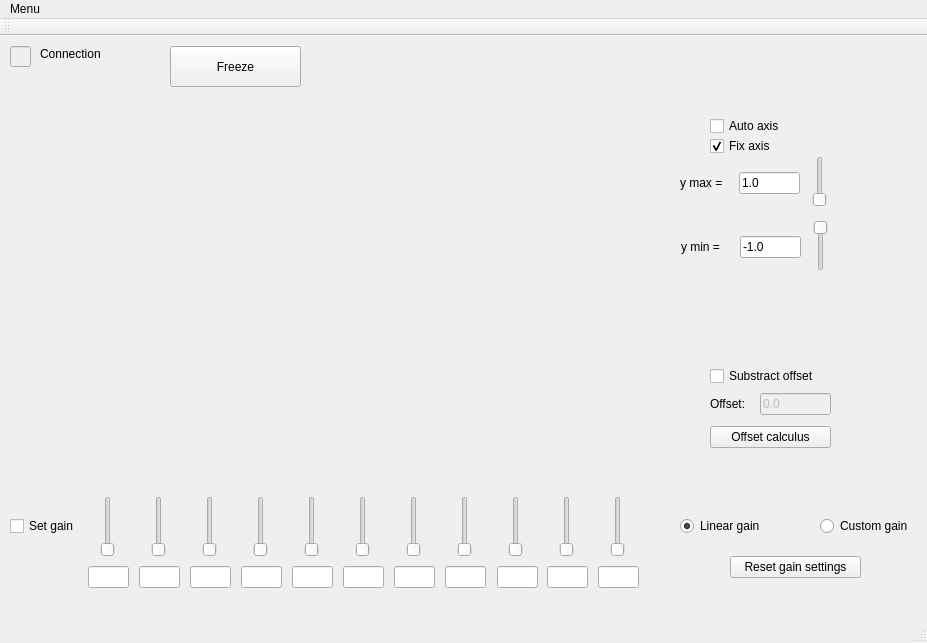
<?xml version="1.0" encoding="UTF-8"?>
<ui version="4.0">
 <class>MainWindow</class>
 <widget class="QMainWindow" name="MainWindow">
  <property name="geometry">
   <rect>
    <x>0</x>
    <y>0</y>
    <width>927</width>
    <height>643</height>
   </rect>
  </property>
  <property name="windowTitle">
   <string>MainWindow</string>
  </property>
  <widget class="QWidget" name="centralWidget">
   <widget class="QLineEdit" name="ColorBox">
    <property name="enabled">
     <bool>false</bool>
    </property>
    <property name="geometry">
     <rect>
      <x>10</x>
      <y>10</y>
      <width>21</width>
      <height>21</height>
     </rect>
    </property>
   </widget>
   <widget class="QLabel" name="Label_connection">
    <property name="geometry">
     <rect>
      <x>40</x>
      <y>10</y>
      <width>111</width>
      <height>16</height>
     </rect>
    </property>
    <property name="text">
     <string>Connection</string>
    </property>
   </widget>
   <widget class="QCustomPlot" name="customPlot" native="true">
    <property name="geometry">
     <rect>
      <x>50</x>
      <y>80</y>
      <width>581</width>
      <height>221</height>
     </rect>
    </property>
   </widget>
   <widget class="QCustomPlot" name="gain_plot" native="true">
    <property name="geometry">
     <rect>
      <x>50</x>
      <y>330</y>
      <width>581</width>
      <height>121</height>
     </rect>
    </property>
   </widget>
   <widget class="QSlider" name="G1">
    <property name="geometry">
     <rect>
      <x>100</x>
      <y>460</y>
      <width>16</width>
      <height>61</height>
     </rect>
    </property>
    <property name="orientation">
     <enum>Qt::Vertical</enum>
    </property>
   </widget>
   <widget class="QSlider" name="G2">
    <property name="geometry">
     <rect>
      <x>151</x>
      <y>460</y>
      <width>16</width>
      <height>61</height>
     </rect>
    </property>
    <property name="orientation">
     <enum>Qt::Vertical</enum>
    </property>
   </widget>
   <widget class="QSlider" name="G3">
    <property name="geometry">
     <rect>
      <x>202</x>
      <y>460</y>
      <width>16</width>
      <height>61</height>
     </rect>
    </property>
    <property name="orientation">
     <enum>Qt::Vertical</enum>
    </property>
   </widget>
   <widget class="QSlider" name="G4">
    <property name="geometry">
     <rect>
      <x>253</x>
      <y>460</y>
      <width>16</width>
      <height>61</height>
     </rect>
    </property>
    <property name="orientation">
     <enum>Qt::Vertical</enum>
    </property>
   </widget>
   <widget class="QSlider" name="G5">
    <property name="geometry">
     <rect>
      <x>304</x>
      <y>460</y>
      <width>16</width>
      <height>61</height>
     </rect>
    </property>
    <property name="orientation">
     <enum>Qt::Vertical</enum>
    </property>
   </widget>
   <widget class="QSlider" name="G6">
    <property name="geometry">
     <rect>
      <x>355</x>
      <y>460</y>
      <width>16</width>
      <height>61</height>
     </rect>
    </property>
    <property name="orientation">
     <enum>Qt::Vertical</enum>
    </property>
   </widget>
   <widget class="QSlider" name="G7">
    <property name="geometry">
     <rect>
      <x>406</x>
      <y>460</y>
      <width>16</width>
      <height>61</height>
     </rect>
    </property>
    <property name="orientation">
     <enum>Qt::Vertical</enum>
    </property>
   </widget>
   <widget class="QSlider" name="G8">
    <property name="geometry">
     <rect>
      <x>457</x>
      <y>460</y>
      <width>16</width>
      <height>61</height>
     </rect>
    </property>
    <property name="orientation">
     <enum>Qt::Vertical</enum>
    </property>
   </widget>
   <widget class="QSlider" name="G9">
    <property name="geometry">
     <rect>
      <x>508</x>
      <y>460</y>
      <width>16</width>
      <height>61</height>
     </rect>
    </property>
    <property name="orientation">
     <enum>Qt::Vertical</enum>
    </property>
   </widget>
   <widget class="QSlider" name="G10">
    <property name="geometry">
     <rect>
      <x>559</x>
      <y>460</y>
      <width>16</width>
      <height>61</height>
     </rect>
    </property>
    <property name="orientation">
     <enum>Qt::Vertical</enum>
    </property>
   </widget>
   <widget class="QSlider" name="G11">
    <property name="geometry">
     <rect>
      <x>610</x>
      <y>460</y>
      <width>16</width>
      <height>61</height>
     </rect>
    </property>
    <property name="orientation">
     <enum>Qt::Vertical</enum>
    </property>
   </widget>
   <widget class="QRadioButton" name="radio_linear_gain">
    <property name="geometry">
     <rect>
      <x>680</x>
      <y>480</y>
      <width>100</width>
      <height>20</height>
     </rect>
    </property>
    <property name="text">
     <string>Linear gain</string>
    </property>
    <property name="checked">
     <bool>true</bool>
    </property>
   </widget>
   <widget class="QRadioButton" name="radio_custom_gain">
    <property name="geometry">
     <rect>
      <x>820</x>
      <y>480</y>
      <width>100</width>
      <height>20</height>
     </rect>
    </property>
    <property name="text">
     <string>Custom gain</string>
    </property>
    <property name="checked">
     <bool>false</bool>
    </property>
   </widget>
   <widget class="QLineEdit" name="GT1">
    <property name="geometry">
     <rect>
      <x>88</x>
      <y>530</y>
      <width>41</width>
      <height>22</height>
     </rect>
    </property>
    <property name="text">
     <string/>
    </property>
   </widget>
   <widget class="QLineEdit" name="GT2">
    <property name="geometry">
     <rect>
      <x>139</x>
      <y>530</y>
      <width>41</width>
      <height>22</height>
     </rect>
    </property>
    <property name="text">
     <string/>
    </property>
   </widget>
   <widget class="QLineEdit" name="GT3">
    <property name="geometry">
     <rect>
      <x>190</x>
      <y>530</y>
      <width>41</width>
      <height>22</height>
     </rect>
    </property>
    <property name="text">
     <string/>
    </property>
   </widget>
   <widget class="QLineEdit" name="GT4">
    <property name="geometry">
     <rect>
      <x>241</x>
      <y>530</y>
      <width>41</width>
      <height>22</height>
     </rect>
    </property>
    <property name="text">
     <string/>
    </property>
   </widget>
   <widget class="QLineEdit" name="GT5">
    <property name="geometry">
     <rect>
      <x>292</x>
      <y>530</y>
      <width>41</width>
      <height>22</height>
     </rect>
    </property>
    <property name="text">
     <string/>
    </property>
   </widget>
   <widget class="QLineEdit" name="GT6">
    <property name="geometry">
     <rect>
      <x>343</x>
      <y>530</y>
      <width>41</width>
      <height>22</height>
     </rect>
    </property>
    <property name="text">
     <string/>
    </property>
   </widget>
   <widget class="QLineEdit" name="GT7">
    <property name="geometry">
     <rect>
      <x>394</x>
      <y>530</y>
      <width>41</width>
      <height>22</height>
     </rect>
    </property>
    <property name="text">
     <string/>
    </property>
   </widget>
   <widget class="QLineEdit" name="GT8">
    <property name="geometry">
     <rect>
      <x>445</x>
      <y>530</y>
      <width>41</width>
      <height>22</height>
     </rect>
    </property>
    <property name="text">
     <string/>
    </property>
   </widget>
   <widget class="QLineEdit" name="GT9">
    <property name="geometry">
     <rect>
      <x>497</x>
      <y>530</y>
      <width>41</width>
      <height>22</height>
     </rect>
    </property>
    <property name="text">
     <string/>
    </property>
   </widget>
   <widget class="QLineEdit" name="GT10">
    <property name="geometry">
     <rect>
      <x>547</x>
      <y>530</y>
      <width>41</width>
      <height>22</height>
     </rect>
    </property>
    <property name="text">
     <string/>
    </property>
   </widget>
   <widget class="QLineEdit" name="GT11">
    <property name="geometry">
     <rect>
      <x>598</x>
      <y>530</y>
      <width>41</width>
      <height>22</height>
     </rect>
    </property>
    <property name="text">
     <string/>
    </property>
   </widget>
   <widget class="QPushButton" name="pushButton">
    <property name="geometry">
     <rect>
      <x>730</x>
      <y>520</y>
      <width>131</width>
      <height>22</height>
     </rect>
    </property>
    <property name="text">
     <string>Reset gain settings</string>
    </property>
   </widget>
   <widget class="QCheckBox" name="checkBox_set_gain">
    <property name="geometry">
     <rect>
      <x>10</x>
      <y>480</y>
      <width>85</width>
      <height>20</height>
     </rect>
    </property>
    <property name="text">
     <string>Set gain</string>
    </property>
   </widget>
   <widget class="QCheckBox" name="checkBox_substract_offset">
    <property name="geometry">
     <rect>
      <x>710</x>
      <y>330</y>
      <width>121</width>
      <height>20</height>
     </rect>
    </property>
    <property name="text">
     <string>Substract offset</string>
    </property>
   </widget>
   <widget class="QLabel" name="label_offset">
    <property name="geometry">
     <rect>
      <x>710</x>
      <y>360</y>
      <width>41</width>
      <height>16</height>
     </rect>
    </property>
    <property name="text">
     <string>Offset:</string>
    </property>
   </widget>
   <widget class="QLineEdit" name="lineEdit_offset">
    <property name="enabled">
     <bool>false</bool>
    </property>
    <property name="geometry">
     <rect>
      <x>760</x>
      <y>357</y>
      <width>71</width>
      <height>22</height>
     </rect>
    </property>
    <property name="text">
     <string>0.0</string>
    </property>
   </widget>
   <widget class="QPushButton" name="pushButton_offset">
    <property name="geometry">
     <rect>
      <x>710</x>
      <y>390</y>
      <width>121</width>
      <height>22</height>
     </rect>
    </property>
    <property name="text">
     <string>Offset calculus</string>
    </property>
   </widget>
   <widget class="QPushButton" name="pushButton_freeze">
    <property name="geometry">
     <rect>
      <x>170</x>
      <y>10</y>
      <width>131</width>
      <height>41</height>
     </rect>
    </property>
    <property name="text">
     <string>Freeze</string>
    </property>
   </widget>
   <widget class="QCheckBox" name="checkBox_auto">
    <property name="geometry">
     <rect>
      <x>710</x>
      <y>80</y>
      <width>85</width>
      <height>20</height>
     </rect>
    </property>
    <property name="text">
     <string>Auto axis</string>
    </property>
   </widget>
   <widget class="QCheckBox" name="checkBox_fix">
    <property name="geometry">
     <rect>
      <x>710</x>
      <y>100</y>
      <width>85</width>
      <height>20</height>
     </rect>
    </property>
    <property name="text">
     <string>Fix axis</string>
    </property>
    <property name="checked">
     <bool>true</bool>
    </property>
   </widget>
   <widget class="QLabel" name="label_ymax">
    <property name="geometry">
     <rect>
      <x>680</x>
      <y>140</y>
      <width>59</width>
      <height>14</height>
     </rect>
    </property>
    <property name="text">
     <string>y max =</string>
    </property>
   </widget>
   <widget class="QLineEdit" name="lineEdit_ymax">
    <property name="geometry">
     <rect>
      <x>739</x>
      <y>136</y>
      <width>61</width>
      <height>22</height>
     </rect>
    </property>
    <property name="text">
     <string>1.0</string>
    </property>
    <property name="maxLength">
     <number>6</number>
    </property>
   </widget>
   <widget class="QSlider" name="verticalSlider_ymax">
    <property name="geometry">
     <rect>
      <x>810</x>
      <y>120</y>
      <width>20</width>
      <height>51</height>
     </rect>
    </property>
    <property name="orientation">
     <enum>Qt::Vertical</enum>
    </property>
   </widget>
   <widget class="QSlider" name="verticalSlider_ymin">
    <property name="geometry">
     <rect>
      <x>811</x>
      <y>184</y>
      <width>20</width>
      <height>51</height>
     </rect>
    </property>
    <property name="orientation">
     <enum>Qt::Vertical</enum>
    </property>
    <property name="invertedAppearance">
     <bool>true</bool>
    </property>
    <property name="invertedControls">
     <bool>true</bool>
    </property>
   </widget>
   <widget class="QLabel" name="label_ymin">
    <property name="geometry">
     <rect>
      <x>681</x>
      <y>204</y>
      <width>59</width>
      <height>14</height>
     </rect>
    </property>
    <property name="text">
     <string>y min =</string>
    </property>
   </widget>
   <widget class="QLineEdit" name="lineEdit_ymin">
    <property name="geometry">
     <rect>
      <x>740</x>
      <y>200</y>
      <width>61</width>
      <height>22</height>
     </rect>
    </property>
    <property name="text">
     <string>-1.0</string>
    </property>
    <property name="maxLength">
     <number>6</number>
    </property>
   </widget>
  </widget>
  <widget class="QMenuBar" name="menuBar">
   <property name="geometry">
    <rect>
     <x>0</x>
     <y>0</y>
     <width>927</width>
     <height>19</height>
    </rect>
   </property>
   <widget class="QMenu" name="menuMenu">
    <property name="title">
     <string>Menu</string>
    </property>
    <addaction name="actionTCP_parameters"/>
    <addaction name="actionSettings_of_the_image"/>
    <addaction name="actionMode_B"/>
   </widget>
   <addaction name="menuMenu"/>
  </widget>
  <widget class="QToolBar" name="mainToolBar">
   <attribute name="toolBarArea">
    <enum>TopToolBarArea</enum>
   </attribute>
   <attribute name="toolBarBreak">
    <bool>false</bool>
   </attribute>
  </widget>
  <widget class="QStatusBar" name="statusBar"/>
  <action name="actionTCP_parameters">
   <property name="text">
    <string>TCP parameters</string>
   </property>
  </action>
  <action name="actionSettings_of_the_image">
   <property name="text">
    <string>Settings of the image</string>
   </property>
  </action>
  <action name="actionMode_B">
   <property name="text">
    <string>Mode B</string>
   </property>
  </action>
 </widget>
 <layoutdefault spacing="6" margin="11"/>
 <customwidgets>
  <customwidget>
   <class>QCustomPlot</class>
   <extends>QWidget</extends>
   <header>qcustomplot.h</header>
   <container>1</container>
  </customwidget>
 </customwidgets>
 <resources/>
 <connections/>
 <slots>
  <slot>indent()</slot>
 </slots>
</ui>
